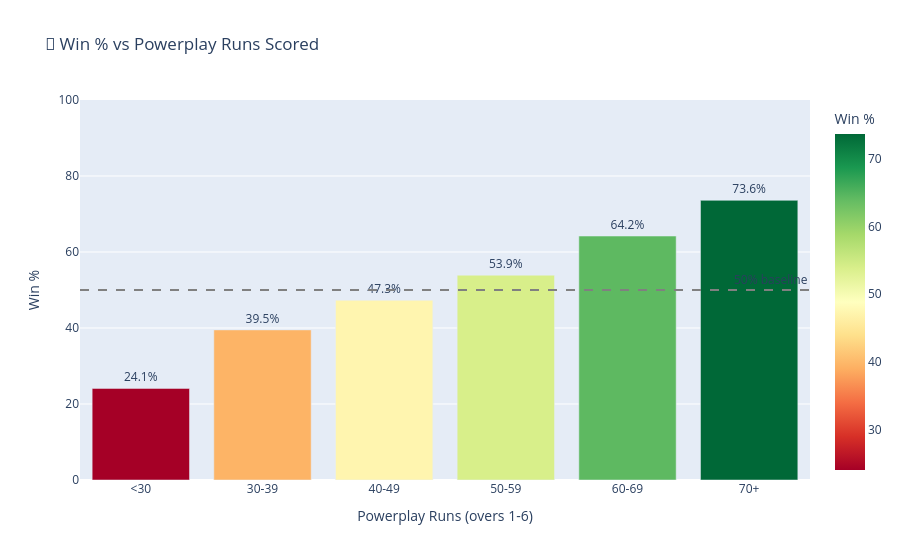

Source (notebook cell):
### Code cell
fig = px.bar(
    pp_win_rate,
    x='pp_runs_bucket', y='win_rate_%',
    text='win_rate_%',
    color='win_rate_%',
    color_continuous_scale='RdYlGn',
    hover_data={'matches': True, 'wins': True},
    title='🏏 Win % vs Powerplay Runs Scored',
    labels={'pp_runs_bucket': 'Powerplay Runs (overs 1-6)', 'win_rate_%': 'Win %'}
)
fig.update_traces(texttemplate='%{text}%', textposition='outside')
fig.update_layout(height=500, showlegend=False, yaxis_range=[0, 100])
fig.add_hline(y=50, line_dash='dash', line_color='grey',
              annotation_text='50% baseline', annotation_position='top right')
fig.show()

### Figure 1 — Plotly figure (JSON) as saved in the notebook; plotly's stock layout.template omitted (floating-point values rounded to 4 significant figures)
{"data": [{"alignmentgroup": "True", "customdata": [[228, 55], [509, 201], [748, 354], [588, 317], [265, 170], [140, 103]], "hovertemplate": "Powerplay Runs (overs 1-6)=%{x}<br>Win %=%{marker.color}<br>matches=%{customdata[0]}<br>wins=%{customdata[1]}<extra></extra>", "legendgroup": "", "marker": {"color": [24.1, 39.5, 47.3, 53.9, 64.2, 73.6], "coloraxis": "coloraxis", "pattern": {"shape": ""}}, "name": "", "offsetgroup": "", "orientation": "v", "showlegend": false, "text": [24.1, 39.5, 47.3, 53.9, 64.2, 73.6], "textposition": "outside", "texttemplate": "%{text}%", "type": "bar", "x": ["<30", "30-39", "40-49", "50-59", "60-69", "70+"], "xaxis": "x", "y": [24.1, 39.5, 47.3, 53.9, 64.2, 73.6], "yaxis": "y"}], "layout": {"annotations": [{"showarrow": false, "text": "50% baseline", "x": 1, "xanchor": "right", "xref": "x domain", "y": 50, "yanchor": "bottom", "yref": "y"}], "autosize": true, "barmode": "relative", "coloraxis": {"colorbar": {"title": {"text": "Win %"}}, "colorscale": [[0, "rgb(165,0,38)"], [0.1, "rgb(215,48,39)"], [0.2, "rgb(244,109,67)"], [0.3, "rgb(253,174,97)"], [0.4, "rgb(254,224,139)"], [0.5, "rgb(255,255,191)"], [0.6, "rgb(217,239,139)"], [0.7, "rgb(166,217,106)"], [0.8, "rgb(102,189,99)"], [0.9, "rgb(26,152,80)"], [1, "rgb(0,104,55)"]]}, "legend": {"tracegroupgap": 0}, "shapes": [{"line": {"color": "grey", "dash": "dash"}, "type": "line", "x0": 0, "x1": 1, "xref": "x domain", "y0": 50, "y1": 50, "yref": "y"}], "showlegend": false, "title": {"text": "🏏 Win % vs Powerplay Runs Scored"}, "xaxis": {"anchor": "y", "autorange": true, "domain": [0, 1], "range": [-0.5, 5.5], "title": {"text": "Powerplay Runs (overs 1-6)"}, "type": "category"}, "yaxis": {"anchor": "x", "domain": [0, 1], "range": [0, 100], "title": {"text": "Win %"}, "type": "linear"}}}
